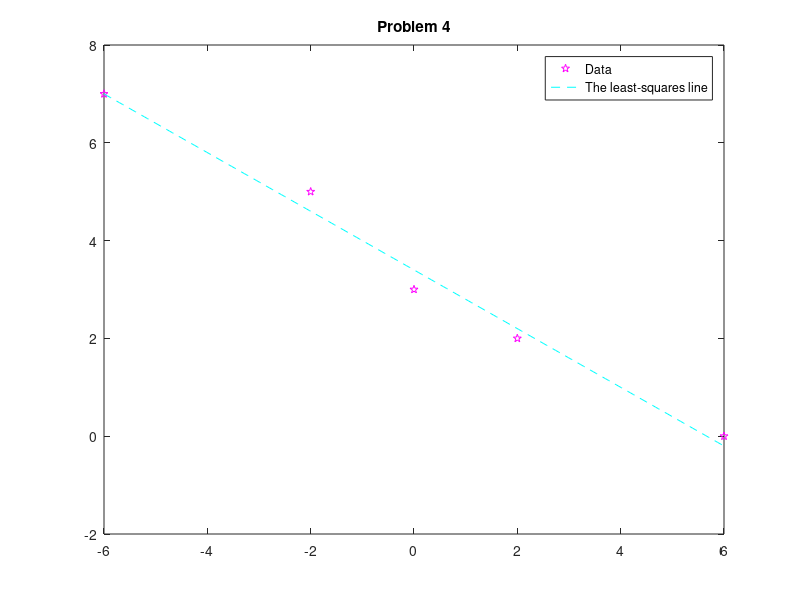

Recreate this plot in MATLAB.
function leastsquareline

%Find the least-squares line y = f(x) = Ax + B for the data and
%calculate the maximum error, average error where
%A) the data X = [−6, −2, 0, 2, 6], Y = [7, 5, 3, 2, 0]

X = [-6 -2 0 2 6];
Y = [7; 5; 3; 2; 0];

plot(X, Y', 'mp')
coeffs = polyfit(X, Y', 1);

fittedX = linspace(min(X), max(X'), 200);

fittedY = polyval(coeffs, fittedX);

hold on;
title('Problem 4');
plot(fittedX, fittedY, 'c--');
legend('Data','The least-squares line','Location','Best')

end